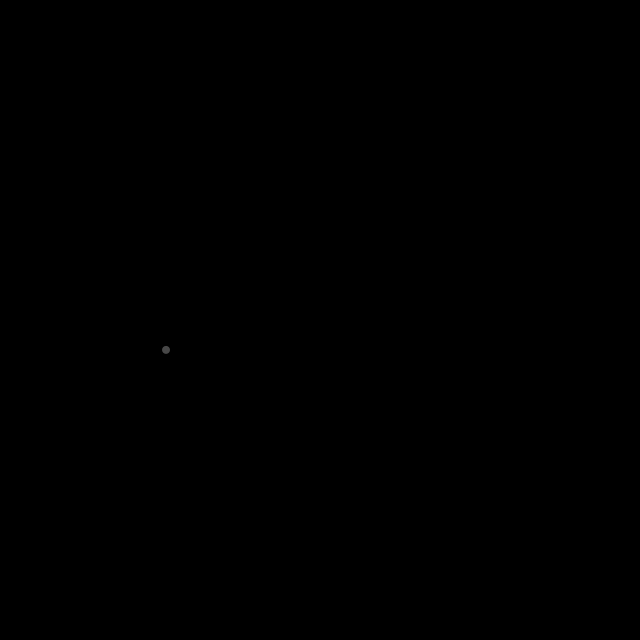
Frame 1 (no input)
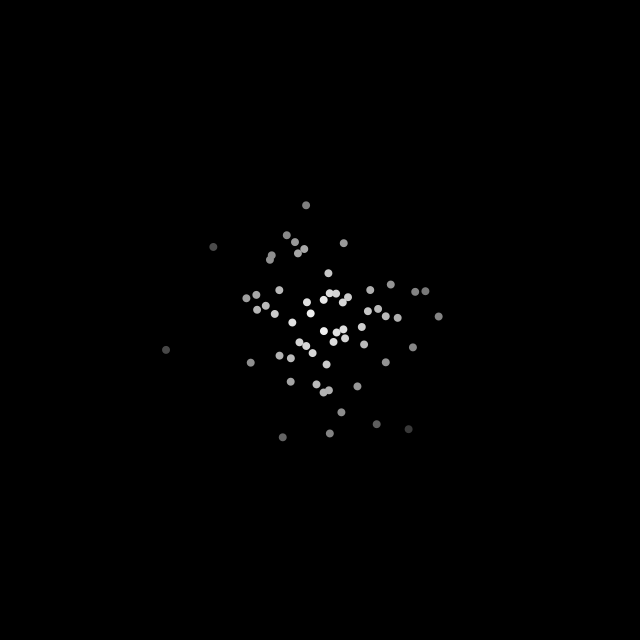
Frame 60 (the mouse pressed at the canvas centre just before this capture)
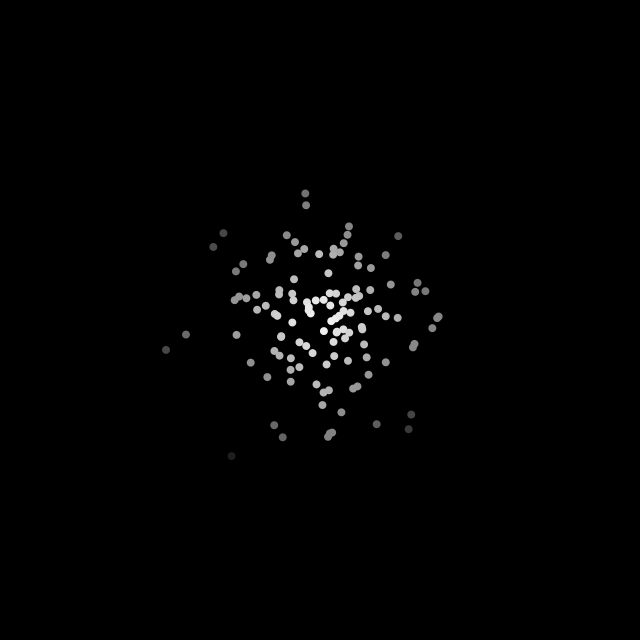
Frame 120 (the mouse held since frame 60 and released just before this capture)

The Processing sketch that drew these frames (run headless with seeded random() and noise(); from frame 60 on, the mouse is pressed at the canvas centre):

// Processing sketch: I4_normal_dist_2d
// ── I4_normal_dist_2d.pde
import java.util.Random;

Random generator, generator_2;
float stdev;
float mean;
  
void setup() {
  size(640,640);
  generator = new Random();
  generator_2 = new Random();
  background(0);
  
  stdev = 50;
  mean = width/2;
}

void draw() {
   float num = (float) generator.nextGaussian();
   float num_2 = (float) generator.nextGaussian();

  num = num*stdev + mean;
  num_2 = num_2*stdev + mean;
  
   // setting the color of the dots
   float abs_nums = abs(width/2 - num) + abs(width/2 - num_2);
   float max_color = stdev*3.5+mean/4;
   
   colorMode(RGB, max_color);
   fill(max_color - abs_nums);
   noStroke();
   ellipse(num, num_2, 8, 8);
}
